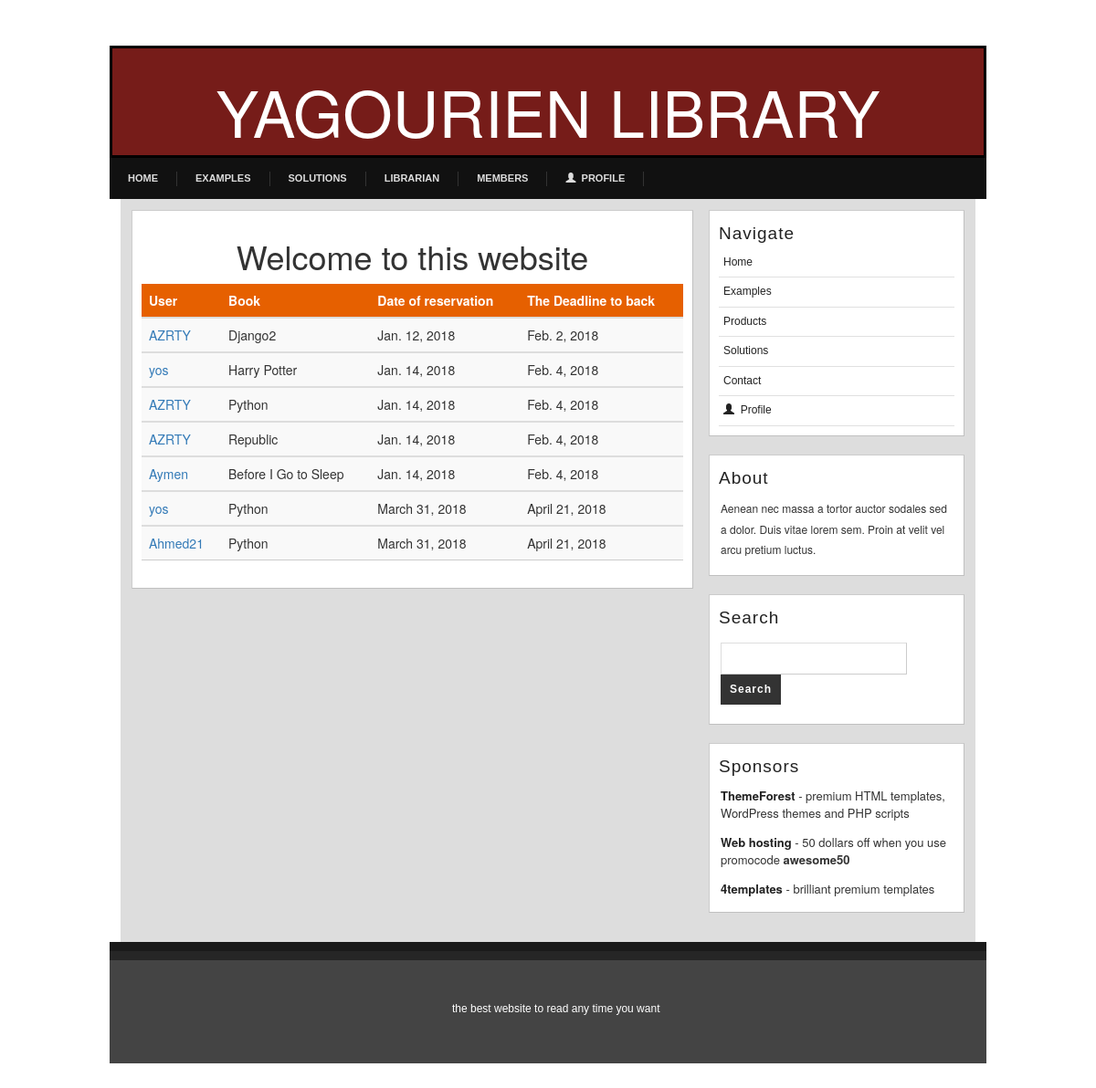
/check/, run on the app's committed database.
### Project/models.py (models this page shows, shortened)
class BorrowedBook(models.Model):
    book = models.ForeignKey(Book, on_delete=models.CASCADE)
    borrower = models.ManyToManyField(User)
    date = models.DateField(auto_now_add=True)
    due_back = models.DateField(null=True, blank=True)

class Book(models.Model):
    title = models.CharField(max_length=200)
    author = models.ForeignKey('Author', on_delete=models.SET_NULL, null=True)
    summary = models.TextField(max_length=1000, help_text="Enter a brief description of the book")
    isbn = models.CharField('ISBN', max_length=13,
                            help_text='13 Character <a href="https://www.isbn-international.org/content/what-isbn">ISBN number</a>')
    genre = models.ManyToManyField(Genre, help_text="Select a genre for this book")
    language = models.ForeignKey('Language', on_delete=models.SET_NULL, null=True)
    image=models.ImageField(upload_to='image')
    pdf = models.FileField(upload_to='pdfs' )
    copies= models.IntegerField(default=1)
    def __str__(self):
        return (self.title)

### Project/views.py (the view)
# urls.py: url(r'^check/$', views.check, name='check'),
def check(request):
    ch=BorrowedBook.objects.all()
    group = Group.objects.get(name='Librarian')
    context = {'ch': ch , 'group': group}
    return render(request, 'check.html', context)

### Project/templates/check.html (shortened to what this page needs)
{% extends 'base.html' %}
{% block content %}
        <table class="table table-striped table-inverse">
  <thead>
    <tr>
      <th> User </th>
        <th> Book </th>
      <th> Date of reservation </th>
      <th> The Deadline to back </th>
    </tr>
  </thead>
  <tbody>
  {% for i in ch %}
      <td>  {% for gen in i.borrower.all %}
            <a href="{% url 'member_detail' gen.pk %}" > {{gen}}
        </a>
                        {% endfor %}  </td>
      <td> {{ i.book}} </td>
      <td> {{ i.date }} </td>
    <td> {{ i.due_back }} </td>
  </tbody>
         {% endfor %}
</table>
{% endblock %}

### Project/static/styles.css (style rules this page uses)
body { background: #333; margin:0; padding:0; font-family: Verdana, Geneva, sans-serif; font-size: 13px; color: #666; }
* { margin:0; padding:0; }
table { width: 100%; text-align: left; }
th, td { padding: 10px 10px; }
th { color: #fff; background: #E66000 none repeat-x scroll left top; }
td { border-bottom: 1px solid #ccc; }
a { color: #D1700E; }

### data on the page
BorrowedBook: book "Django2", date "Jan. 12, 2018", due_back "Feb. 2, 2018"
BorrowedBook: book "Harry Potter", date "Jan. 14, 2018", due_back "Feb. 4, 2018"
BorrowedBook: book "Python", date "Jan. 14, 2018", due_back "Feb. 4, 2018"
BorrowedBook: book "Republic", date "Jan. 14, 2018", due_back "Feb. 4, 2018"
BorrowedBook: book "Before I Go to Sleep", date "Jan. 14, 2018", due_back "Feb. 4, 2018"
BorrowedBook: book "Python", date "March 31, 2018", due_back "April 21, 2018"
BorrowedBook: book "Python", date "March 31, 2018", due_back "April 21, 2018"

### other printed values
{{ gen }} "AZRTY"
{{ gen }} "yos"
{{ gen }} "Aymen"
{{ gen }} "Ahmed21"
